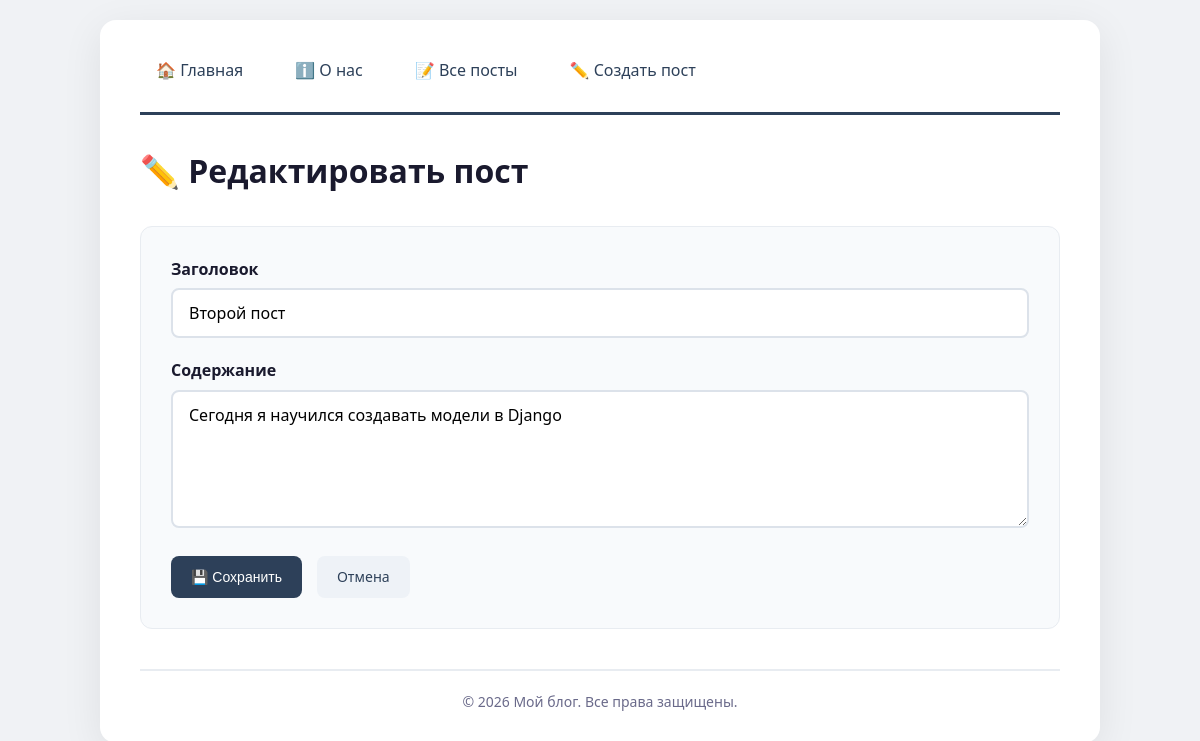
Page /posts/2/update/ on the committed database.
### blog/models.py (models this page shows, shortened)
class Post(models.Model):
    title = models.CharField(max_length=200, verbose_name="Заголовок")
    content = models.TextField(verbose_name="Содержание")
    created_at = models.DateTimeField(auto_now_add=True, verbose_name="Дата создания")
    updated_at = models.DateTimeField(auto_now=True, verbose_name="Дата обновления")
    class Meta:
        verbose_name = "Пост"
        verbose_name_plural = "Посты"
        ordering = ['-created_at']

### blog/views.py (the view)
# urls.py: path('posts/<int:pk>/update/', views.PostUpdateView.as_view(), name='post_update'),
class PostUpdateView(UpdateView):
    model = Post
    form_class = PostForm
    template_name = 'blog/post_form.html'
    success_url = reverse_lazy('post_list')

### blog/forms.py
class PostForm(forms.ModelForm):
    class Meta:
        model = Post
        fields = ['title', 'content']
        widgets = {
            'title': forms.TextInput(attrs={'class': 'form-control', 'placeholder': 'Введите заголовок'}),
            'content': forms.Textarea(attrs={'class': 'form-control', 'rows': 5, 'placeholder': 'Введите содержание поста'}),
        }
        labels = {
            'title': 'Заголовок',
            'content': 'Содержание',
        }

### blog/templates/blog/post_form.html (shortened to what this page needs)
<!DOCTYPE html>
{% load static %}
<html lang="ru">
<head>
    <link rel="stylesheet" href="{% static 'blog/css/style.css' %}">
</head>
<body>
    <div class="container">
        <nav>
            <a href="{% url 'home' %}">🏠 Главная</a>
            <a href="{% url 'about' %}">ℹ️ О нас</a>
            <a href="{% url 'post_list' %}">📝 Все посты</a>
            <a href="{% url 'post_create' %}">✏️ Создать пост</a>
        </nav>
        <header>
            <h1>{% if form.instance.pk %}✏️ Редактировать пост{% else %}✏️ Создать новый пост{% endif %}</h1>
        </header>
        <div class="form-container">
            <form method="post">
                <div class="form-group">
                    <label for="{{ form.title.id_for_label }}">{{ form.title.label }}</label>
                    {{ form.title }}
                </div>
                <div class="form-group">
                    <label for="{{ form.content.id_for_label }}">{{ form.content.label }}</label>
                    {{ form.content }}
                </div>
                <div class="form-actions">
                    <button type="submit" class="btn-primary">
                        {% if form.instance.pk %}💾 Сохранить{% else %}✅ Создать{% endif %}
                    </button>
                    <a href="{% url 'post_list' %}" class="btn-secondary">Отмена</a>
                </div>
            </form>
        </div>
        <footer>
            <p>© 2026 Мой блог. Все права защищены.</p>
        </footer>
    </div>
</body>
</html>

### blog/static/blog/css/style.css (style rules this page uses)
* { margin: 0; padding: 0; box-sizing: border-box; }
body { font-family: 'Segoe UI', Tahoma, Geneva, Verdana, sans-serif; background: #f0f2f5; color: #1a1a2e; line-height: 1.6; padding: 20px; }
.container { max-width: 1000px; margin: 0 auto; background: #ffffff; border-radius: 16px; padding: 30px 40px; box-shadow: 0 10px 40px rgba(0, 0, 0, 0.08); }
nav { display: flex; gap: 20px; flex-wrap: wrap; padding-bottom: 20px; border-bottom: 3px solid #2d4059; margin-bottom: 30px; }
nav a { color: #2d4059; text-decoration: none; font-weight: 500; padding: 8px 16px; border-radius: 8px; transition: background 0.2s; }
h1 { font-size: 32px; font-weight: 700; color: #1a1a2e; margin-bottom: 10px; }
header { display: flex; justify-content: space-between; align-items: center; flex-wrap: wrap; margin-bottom: 30px; }
header h1 { margin-bottom: 0; }
.btn-primary, .btn-secondary, .btn-danger, .btn-small { display: inline-block; padding: 10px 20px; border-radius: 8px; border: none; cursor: pointer; text-decoration: none; font-weight: 500; font-size: 14px; transition: all 0.2s; }
.btn-primary { background: #2d4059; color: white; }
.btn-secondary { background: #eef2f7; color: #2d4059; }
.form-container { background: #f8fafc; padding: 30px; border-radius: 12px; border: 1px solid #e8ecf1; }
.form-group { margin-bottom: 20px; }
.form-group label { display: block; font-weight: 600; margin-bottom: 6px; color: #1a1a2e; }
.form-group input, .form-group textarea { width: 100%; padding: 12px 16px; border: 2px solid #dce2ea; border-radius: 8px; font-size: 16px; font-family: inherit; transition: border-color 0.2s; }
.form-actions { display: flex; gap: 15px; margin-top: 20px; flex-wrap: wrap; }
footer { margin-top: 40px; padding-top: 20px; border-top: 2px solid #e8ecf1; text-align: center; font-size: 14px; color: #6a6a8a; }

### rows in the picture
Post: title "Второй пост", content "Сегодня я научился создавать модели в Django"
